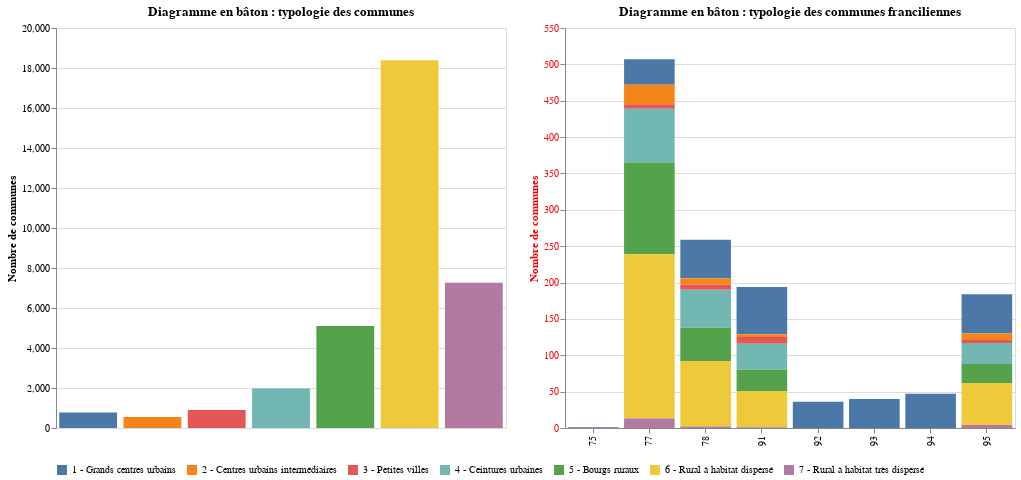

The notebook cell this image was saved under:
### Markdown cell above
### Graphiques pour les données qualitatives

### Code cell
df_insee_typo = pd.read_csv("../../assets/data/insee_typo.csv")
df_all_typo = df_insee_typo.groupby("Typo").agg({"Dep": "count"}).reset_index()
df_dep_typo = df_insee_typo.groupby(["Typo", "Dep"]).agg({"Code": "count"}).reset_index()

# Diagramme global sans les valeurs de l'axe X
all = alt.Chart(df_all_typo, title="Diagramme en bâton : typologie des communes", width=450, height=400).mark_bar().encode(
    x=alt.X('Typo:N', title="", axis=None),  # Supprime l'axe X
    y=alt.Y('Dep:Q', title="Nombre de communes"),
    color=alt.Color("Typo:N", legend=alt.Legend(orient='bottom')),  # Légende en bas
    tooltip=[alt.Tooltip("Typo", title="Type de Commune"), alt.Tooltip("Dep", title="Nombre")],
)

# Diagramme pour les départements spécifiques avec l'axe X en rouge
idf = "Dep in ('75','77','78','91','92','93','94','95')"
dep = alt.Chart(df_dep_typo.query(idf), title="Diagramme en bâton : typologie des communes franciliennes", width=450, height=400).mark_bar().encode(
    x=alt.X('Dep:O', title="", ),  # Axe X en rouge
    y=alt.Y('Code:Q', title="Nombre de communes",axis=alt.Axis(labelColor='red', titleColor='red')),
    color=alt.Color("Typo:N", title="", legend=alt.Legend(orient='bottom', fillColor='white')),  # Légende en bas avec fond blanc
    tooltip=[alt.Tooltip("Typo", title="Type de Commune"), alt.Tooltip("Code", title="Nombre")],
)

# Concatenation des deux graphes avec une légende partagée en bas
g = alt.hconcat(all, dep).resolve_scale(
    color='shared'  # Partage l'échelle de couleur entre les graphes
)

g

### Figure 1 — Vega-Lite specification as saved in the notebook (floating-point values rounded to 4 significant figures)
{"config": {"view": {"continuousWidth": 300, "continuousHeight": 300}}, "hconcat": [{"data": {"name": "data-73c5e4b4913a1412f067a45d706c69ff"}, "mark": {"type": "bar"}, "encoding": {"color": {"field": "Typo", "legend": {"orient": "bottom"}, "type": "nominal"}, "tooltip": [{"field": "Typo", "title": "Type de Commune", "type": "nominal"}, {"field": "Dep", "title": "Nombre", "type": "quantitative"}], "x": {"axis": null, "field": "Typo", "title": "", "type": "nominal"}, "y": {"field": "Dep", "title": "Nombre de communes", "type": "quantitative"}}, "height": 400, "title": "Diagramme en bâton : typologie des communes", "width": 450}, {"data": {"name": "data-bbc98d011ab14db05c0cedbbda8ff0d8"}, "mark": {"type": "bar"}, "encoding": {"color": {"field": "Typo", "legend": {"fillColor": "white", "orient": "bottom"}, "title": "", "type": "nominal"}, "tooltip": [{"field": "Typo", "title": "Type de Commune", "type": "nominal"}, {"field": "Code", "title": "Nombre", "type": "quantitative"}], "x": {"field": "Dep", "title": "", "type": "ordinal"}, "y": {"axis": {"labelColor": "red", "titleColor": "red"}, "field": "Code", "title": "Nombre de communes", "type": "quantitative"}}, "height": 400, "title": "Diagramme en bâton : typologie des communes franciliennes", "width": 450}], "resolve": {"scale": {"color": "shared"}}, "$schema": "https://vega.github.io/schema/vega-lite/v5.20.1.json", "datasets": {"data-73c5e4b4913a1412f067a45d706c69ff": [{"Typo": "1 - Grands centres urbains", "Dep": 774}, {"Typo": "2 - Centres urbains intermédiaires", "Dep": 545}, {"Typo": "3 - Petites villes", "Dep": 901}, {"Typo": "4 - Ceintures urbaines", "Dep": 1973}, {"Typo": "5 - Bourgs ruraux", "Dep": 5104}, {"Typo": "6 - Rural à habitat dispersé", "Dep": 18386}, {"Typo": "7 - Rural à habitat très dispersé", "Dep": 7262}], "data-bbc98d011ab14db05c0cedbbda8ff0d8": [{"Typo": "1 - Grands centres urbains", "Dep": "75", "Code": 1}, {"Typo": "1 - Grands centres urbains", "Dep": "77", "Code": 35}, {"Typo": "1 - Grands centres urbains", "Dep": "78", "Code": 53}, {"Typo": "1 - Grands centres urbains", "Dep": "91", "Code": 65}, {"Typo": "1 - Grands centres urbains", "Dep": "92", "Code": 36}, {"Typo": "1 - Grands centres urbains", "Dep": "93", "Code": 40}, {"Typo": "1 - Grands centres urbains", "Dep": "94", "Code": 47}, {"Typo": "1 - Grands centres urbains", "Dep": "95", "Code": 54}, {"Typo": "2 - Centres urbains intermédiaires", "Dep": "77", "Code": 27}, {"Typo": "2 - Centres urbains intermédiaires", "Dep": "78", "Code": 9}, {"Typo": "2 - Centres urbains intermédiaires", "Dep": "91", "Code": 4}, {"Typo": "2 - Centres urbains intermédiaires", "Dep": "95", "Code": 9}, {"Typo": "3 - Petites villes", "Dep": "77", "Code": 6}, {"Typo": "3 - Petites villes", "Dep": "78", "Code": 7}, {"Typo": "3 - Petites villes", "Dep": "91", "Code": 9}, {"Typo": "3 - Petites villes", "Dep": "95", "Code": 4}, {"Typo": "4 - Ceintures urbaines", "Dep": "77", "Code": 74}, {"Typo": "4 - Ceintures urbaines", "Dep": "78", "Code": 52}, {"Typo": "4 - Ceintures urbaines", "Dep": "91", "Code": 36}, {"Typo": "4 - Ceintures urbaines", "Dep": "95", "Code": 29}, {"Typo": "5 - Bourgs ruraux", "Dep": "77", "Code": 126}, {"Typo": "5 - Bourgs ruraux", "Dep": "78", "Code": 46}, {"Typo": "5 - Bourgs ruraux", "Dep": "91", "Code": 29}, {"Typo": "5 - Bourgs ruraux", "Dep": "95", "Code": 26}, {"Typo": "6 - Rural à habitat dispersé", "Dep": "77", "Code": 226}, {"Typo": "6 - Rural à habitat dispersé", "Dep": "78", "Code": 90}, {"Typo": "6 - Rural à habitat dispersé", "Dep": "91", "Code": 50}, {"Typo": "6 - Rural à habitat dispersé", "Dep": "95", "Code": 58}, {"Typo": "7 - Rural à habitat très dispersé", "Dep": "77", "Code": 13}, {"Typo": "7 - Rural à habitat très dispersé", "Dep": "78", "Code": 2}, {"Typo": "7 - Rural à habitat très dispersé", "Dep": "91", "Code": 1}, {"Typo": "7 - Rural à habitat très dispersé", "Dep": "95", "Code": 4}]}}
